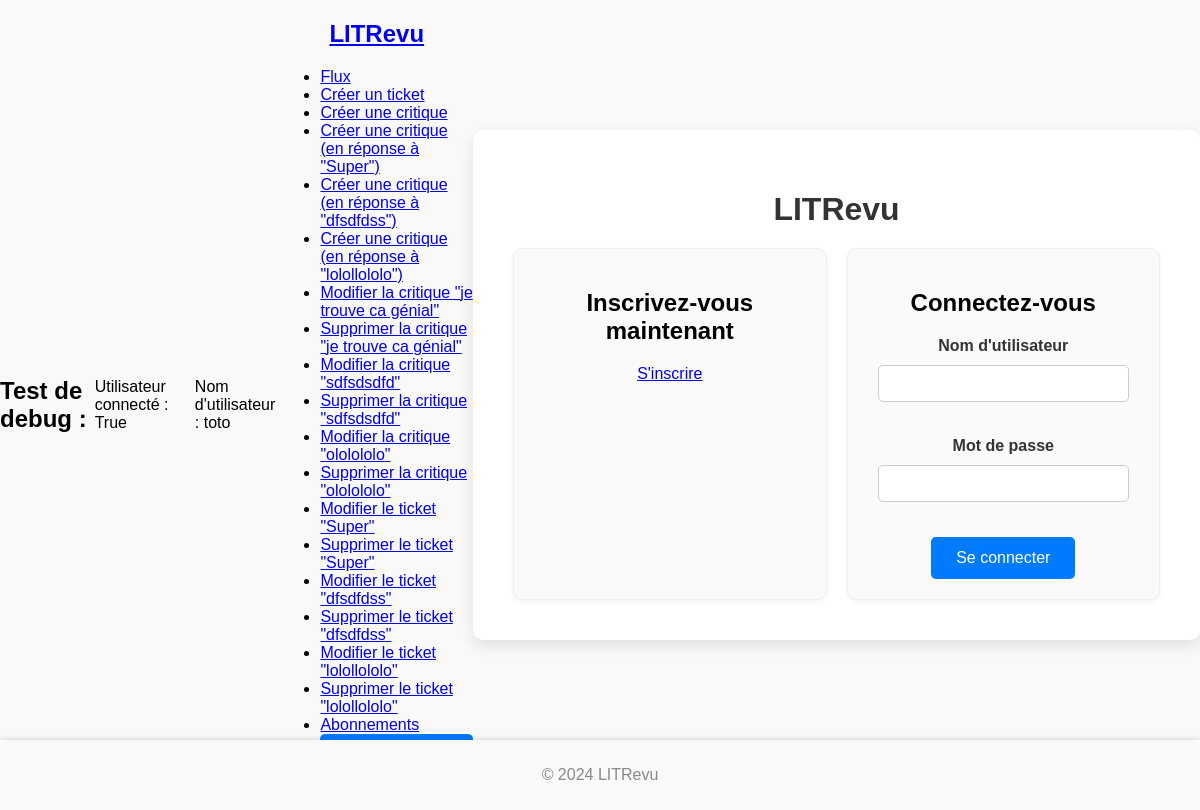
/ (signed in), run on the app's committed database.
### authentication/models.py (models this page shows, shortened)
class CustomUser(AbstractUser):
    ROLE_CHOICES = [
        ('USER', 'Utilisateur'),
        ('DEVELOPER', 'Développeur'),
    ]
    role = models.CharField(max_length=10, choices=ROLE_CHOICES, default='USER')
    is_developer = models.BooleanField(default=False)
    follows = models.ManyToManyField(
        'self', through='UserFollows', related_name='is_followed_by', symmetrical=False
    )

### reviews/models.py (models this page shows, shortened)
class Ticket(models.Model):
    title = models.CharField(max_length=128)
    description = models.TextField(max_length=2048, blank=True)
    user = models.ForeignKey(
        to=settings.AUTH_USER_MODEL, on_delete=models.CASCADE, related_name='tickets'
    )
    image = models.ImageField(null=True, blank=True, upload_to='ticket_images/')
    time_created = models.DateTimeField(auto_now_add=True)

class Review(models.Model):
    ticket = models.ForeignKey(
        to=Ticket,
        on_delete=models.CASCADE,
        related_name='reviews',
        null=True,  # Permettre les valeurs nulles
        blank=True  # Permettre le champ vide dans les formulaires
    )
    rating = models.PositiveSmallIntegerField(
        validators=[MinValueValidator(0), MaxValueValidator(5)]
    )
    headline = models.CharField(max_length=128)
    body = models.TextField(max_length=8192, blank=True)
    user = models.ForeignKey(
        to=settings.AUTH_USER_MODEL, on_delete=models.CASCADE, related_name='reviews'
    )
    time_created = models.DateTimeField(auto_now_add=True)

### authentication/views.py (the view)
# urls.py: path('', HomePageView.as_view(), name='homepage'),
class HomePageView(TemplateView):
    template_name = 'authentication/homepage.html'  # Chemin correct pour le template de la page d'accueil
    def get(self, request, *args, **kwargs):
        print(f"Utilisateur sur la page d'accueil : {request.user}")
        print(f"Authentifié ? {request.user.is_authenticated}")
        return super().get(request, *args, **kwargs)

### authentication/templates/authentication/homepage.html (shortened to what this page needs)
{% extends 'base.html' %}
{% block content %}
<div class="homepage-container">
    <h1>LITRevu</h1>
    <div class="auth-options">
        <div class="signup-section">
            <h2>Inscrivez-vous maintenant</h2>
            <a href="{% url 'signup' %}" class="btn btn-primary">S'inscrire</a>
        </div>
        <div class="login-section">
            <h2>Connectez-vous</h2>
            <form method="post" action="{% url 'login' %}">
                <div class="form-group">
                    <label for="username">Nom d'utilisateur</label>
                    <input type="text" name="username" required>
                </div>
                <div class="form-group">
                    <label for="password">Mot de passe</label>
                    <input type="password" name="password" required>
                </div>
                <button type="submit" class="btn btn-primary">Se connecter</button>
            </form>
        </div>
    </div>
</div>
{% endblock %}

### templates/base.html (shortened to what this page needs)
{% load static %}
<!DOCTYPE html>
<html lang="fr">
<head>
    <link rel="stylesheet" href="{% static 'css/styles.css' %}">
</head>
<body>
    <h2>Test de debug :</h2>
    <p>Utilisateur connecté : {{ user.is_authenticated }}</p>
    <p>Nom d'utilisateur : {{ user.username }}</p>
    {% if user.is_authenticated %}
    <header>
        <nav class="navbar">
            <div class="container">
                <h1><a href="{% url 'homepage' %}">LITRevu</a></h1>
                <ul class="nav-links">
                    <li><a href="{% url 'homepage' %}">Flux</a></li>
                    <li><a href="{% url 'ticket-add' %}">Créer un ticket</a></li>
                    <li><a href="{% url 'review-create' %}">Créer une critique</a></li>
                    {% for ticket in user.tickets.all %}
                        <li><a href="{% url 'review-add' ticket_id=ticket.pk %}">Créer une critique (en réponse à "{{ ticket.title }}")</a></li>
                    {% endfor %}
                    {% for review in user.reviews.all %}
                        <li><a href="{% url 'review-edit' pk=review.pk %}">Modifier la critique "{{ review.headline }}"</a></li>
                        <li><a href="{% url 'review-delete' pk=review.pk %}" class="text-danger">Supprimer la critique "{{ review.headline }}"</a></li>
                    {% endfor %}
                    {% for ticket in user.tickets.all %}
                        <li><a href="{% url 'ticket-edit' pk=ticket.pk %}">Modifier le ticket "{{ ticket.title }}"</a></li>
                        <li><a href="{% url 'ticket-delete' pk=ticket.pk %}" class="text-danger">Supprimer le ticket "{{ ticket.title }}"</a></li>
                    {% endfor %}
                    <li><a href="#">Abonnements</a></li>
                    <li>
                        <form method="post" action="{% url 'logout' %}">
                            <button type="submit" class="btn btn-link">Se déconnecter</button>
                        </form>
                    </li>
                </ul>
            </div>
        </nav>
    </header>
    {% else %}
        <p>Vous n'êtes pas connecté.</p>
    {% endif %}
    <main class="main-container">
        {% block content %}{% endblock %}
    </main>
    <footer>
        <p>&copy; 2024 LITRevu</p>
    </footer>
</body>
</html>

### static/css/styles.css (style rules this page uses)
body { font-family: Arial, sans-serif; background-color: #f9f9f9; margin: 0; padding: 0; display: flex; justify-content: center; align-items: center; min-height: 100vh; }
.main-container { width: 100%; max-width: 1200px; padding: 40px; display: flex; flex-direction: column; align-items: center; justify-content: center; }
h1 { color: #333; text-align: center; margin-bottom: 20px; }
.homepage-container, .signup-container { width: 100%; max-width: 800px; background-color: white; padding: 40px; margin-bottom: 40px; box-shadow: 0 6px 15px rgba(0,0,0,0.1); border-radius: 10px; }
.auth-options { display: flex; justify-content: space-between; gap: 20px; }
.signup-section, .login-section { flex: 1; padding: 20px; text-align: center; border: 1px solid #eee; border-radius: 10px; box-shadow: 0 2px 6px rgba(0, 0, 0, 0.05); background-color: #fafafa; }
label { display: block; margin-bottom: 10px; font-weight: bold; color: #333; }
input { width: calc(100% - 20px); padding: 10px; margin-bottom: 15px; border: 1px solid #ccc; border-radius: 5px; box-sizing: border-box; }
button { padding: 12px 25px; background-color: #007bff; color: white; border: none; border-radius: 5px; cursor: pointer; font-size: 16px; }
.form-group { margin-bottom: 20px; }
footer { text-align: center; position: fixed; bottom: 0; width: 100%; background-color: #f9f9f9; padding: 10px 0; color: #888; box-shadow: 0 -2px 4px rgba(0, 0, 0, 0.1); }

### data on the page
CustomUser: is_authenticated "True", username "toto"
Ticket: title "Super"
Ticket: title "dfsdfdss"
Ticket: title "lolollololo"
Review: headline "je trouve ca génial"
Review: headline "sdfsdsdfd"
Review: headline "ololololo"
